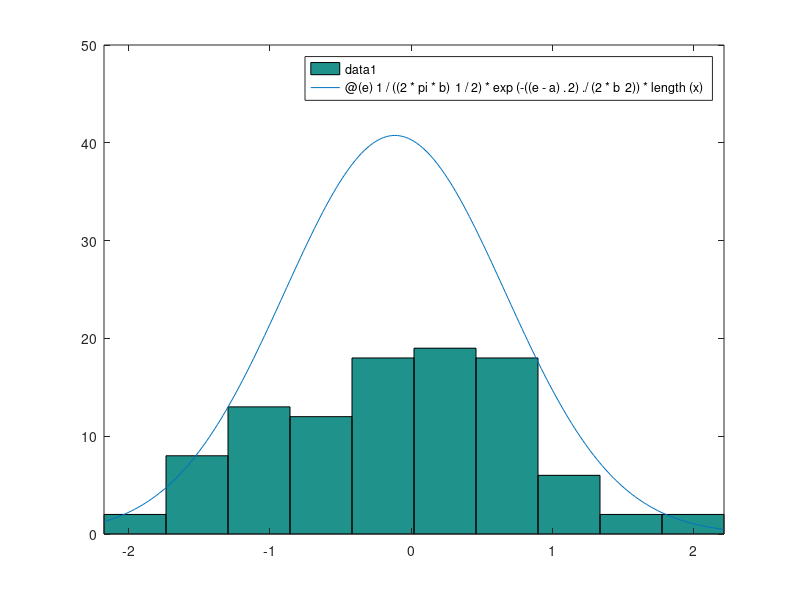

Reproduce this figure in MATLAB.
x = randn(1,100);

a = mean(x); 
b = var(x); 
p =@(e)1/((2*pi*b)^1/2)*exp(-((e-a).^2)./(2*b^2))* length(x); 
hist(x);
hold on
fplot(p, [min(x) max(x)]);

%Distributia experimentala coincide cu  graficul densitatii de 
%probabilitate.
